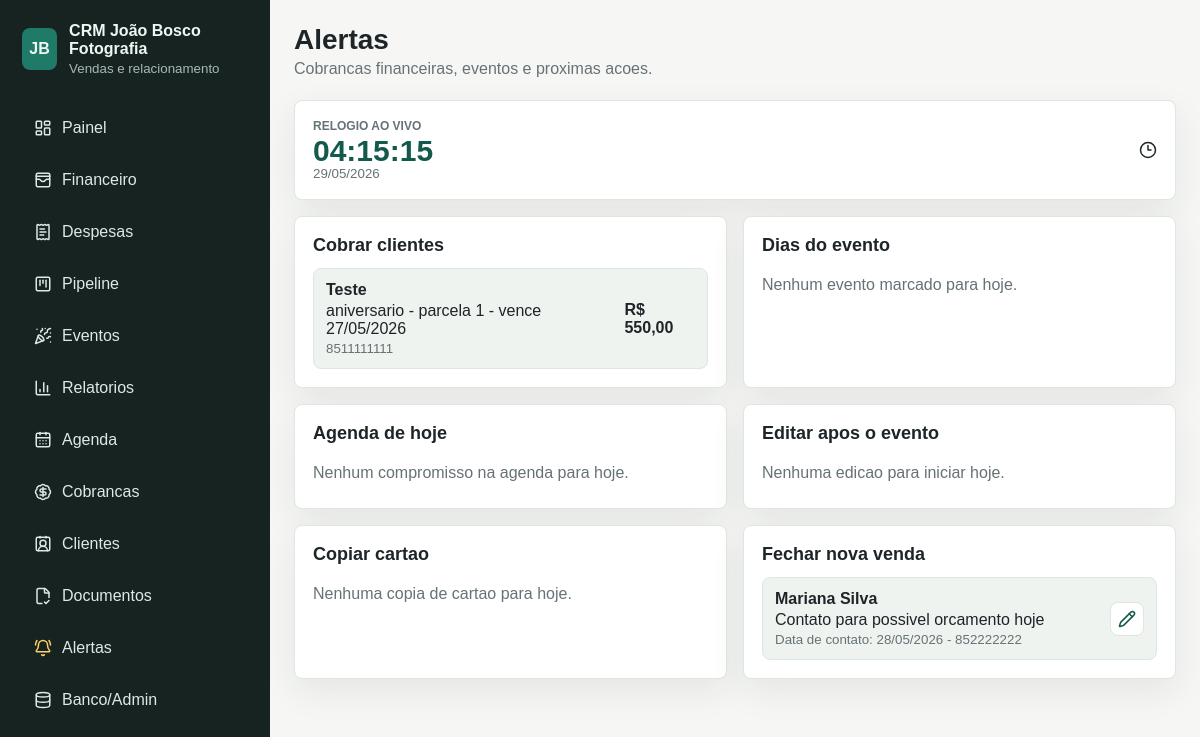
Before: /alertas/ with the older database file.
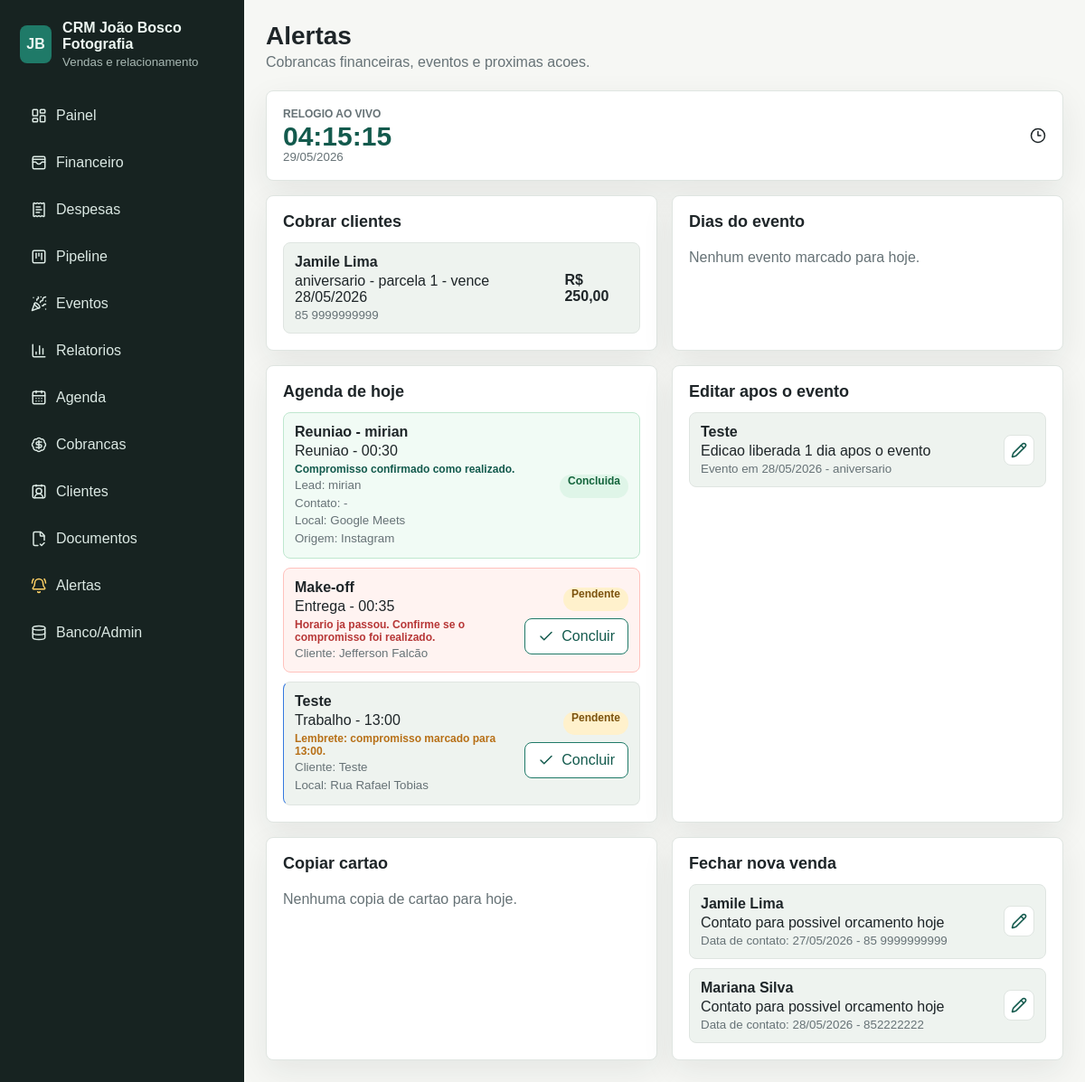
After: the same page with the newer database file.
### crm/models.py (models this page shows, shortened)
class Parcela(models.Model):
    STATUS_CHOICES = [
        ("pendente", "Pendente"),
        ("pago", "Pago"),
        ("atrasado", "Atrasado"),
    ]
    venda = models.ForeignKey(Venda, on_delete=models.CASCADE, related_name="parcelas")
    numero = models.PositiveIntegerField()
    valor = models.DecimalField(max_digits=10, decimal_places=2)
    vencimento = models.DateField()
    data_pagamento = models.DateField(null=True, blank=True)
    status = models.CharField(max_length=20, choices=STATUS_CHOICES, default="pendente")
    lembrete_em = models.DateField(null=True, blank=True)
    observacoes = models.TextField(blank=True)
    criado_em = models.DateTimeField(auto_now_add=True)
    class Meta:
        ordering = ["vencimento", "numero"]
        unique_together = ["venda", "numero"]

class Venda(models.Model):
    STATUS_CHOICES = [
        ("pendente", "Pendente"),
        ("pago", "Pago"),
        ("atrasado", "Atrasado"),
        ("cancelado", "Cancelado"),
    ]
    FORMA_CHOICES = [
        ("pix", "Pix"),
        ("dinheiro", "Dinheiro"),
        ("boleto", "Boleto"),
        ("cartao", "Cartao"),
        ("transferencia", "Transferencia"),
        ("outro", "Outro"),
    ]
    CONDICAO_CHOICES = [
        ("avista", "A vista"),
        ("parcelado", "Parcelado"),
    ]
    cliente = models.ForeignKey(Cliente, on_delete=models.CASCADE, related_name="vendas")
    titulo = models.CharField(max_length=160)
    data_venda = models.DateField(default=timezone.localdate)
    valor_total = models.DecimalField(max_digits=10, decimal_places=2)
    status = models.CharField(max_length=20, choices=STATUS_CHOICES, default="pendente")
    forma_pagamento = models.CharField(max_length=20, choices=FORMA_CHOICES, default="pix")
    condicao_pagamento = models.CharField(max_length=20, choices=CONDICAO_CHOICES, default="avista")
    quantidade_parcelas = models.PositiveIntegerField(default=1)
    observacoes = models.TextField(blank=True)
    criado_em = models.DateTimeField(auto_now_add=True)
    atualizado_em = models.DateTimeField(auto_now=True)
    class Meta:
        ordering = ["-data_venda", "-id"]

class Cliente(models.Model):
    nome = models.CharField(max_length=160)
    telefone = models.CharField(max_length=30, blank=True)
    email = models.EmailField(blank=True)
    origem = models.CharField(max_length=80, blank=True)
    tipo_evento = models.CharField(max_length=100, blank=True)
    data_evento = models.DateField(null=True, blank=True)
    proxima_oportunidade = models.DateField(
        null=True,
        blank=True,
        help_text="Data prevista para tentar uma nova venda.",
    )
    observacoes = models.TextField(blank=True)
    criado_em = models.DateTimeField(auto_now_add=True)
    atualizado_em = models.DateTimeField(auto_now=True)
    class Meta:
        ordering = ["nome"]
    @property
    def precisa_alerta_recompra(self):
        return bool(self.proxima_oportunidade and self.proxima_oportunidade <= timezone.localdate())

class Tarefa(models.Model):
    TIPO_CHOICES = [
        ("trabalho", "Trabalho"),
        ("tarefa", "Tarefa"),
        ("pagamento", "Pagamento"),
        ("reuniao", "Reuniao"),
        ("entrega", "Entrega"),
        ("lembrete", "Lembrete"),
    ]
    STATUS_CHOICES = [
        ("pendente", "Pendente"),
        ("concluida", "Concluida"),
        ("atrasada", "Atrasada"),
    ]
    cliente = models.ForeignKey(Cliente, on_delete=models.SET_NULL, null=True, blank=True, related_name="tarefas")
    evento = models.OneToOneField(
        "Evento",
        on_delete=models.CASCADE,
        null=True,
        blank=True,
        related_name="agenda_trabalho",
    )
    titulo = models.CharField(max_length=160)
    tipo = models.CharField(max_length=20, choices=TIPO_CHOICES, default="tarefa")
    data = models.DateField(default=timezone.localdate)
    hora = models.TimeField(null=True, blank=True)
    status = models.CharField(max_length=20, choices=STATUS_CHOICES, default="pendente")
    descricao = models.TextField(blank=True)
    criado_em = models.DateTimeField(auto_now_add=True)
    class Meta:
        ordering = ["data", "hora", "titulo"]

class Evento(models.Model):
    TIPO_CHOICES = [
        ("casamento", "Casamento"),
        ("pre_wedding", "Pre-wedding"),
        ("ensaio_casal", "Ensaio de casal"),
        ("ensaio_familia", "Ensaio de familia"),
        ("gestante", "Gestante"),
        ("newborn", "Newborn"),
        ("acompanhamento_bebe", "Acompanhamento de bebe"),
        ("batizado", "Batizado"),
        ("aniversario", "Aniversario"),
        ("aniversario_infantil", "Aniversario infantil"),
        ("debutante", "15 anos / debutante"),
        ("formatura", "Formatura"),
        ("corporativo", "Corporativo"),
        ("evento_social", "Evento social"),
        ("evento_religioso", "Evento religioso"),
        ("ensaio_feminino", "Ensaio feminino"),
        ("ensaio_masculino", "Ensaio masculino"),
        ("retrato_profissional", "Retrato profissional"),
        ("branding", "Branding pessoal"),
        ("produto", "Produto"),
        ("imobiliario", "Imobiliario"),
        ("esportivo", "Esportivo"),
        ("pet", "Pet"),
        ("outro", "Outro"),
    ]
    cliente = models.ForeignKey(Cliente, on_delete=models.SET_NULL, null=True, blank=True, related_name="eventos")
    venda = models.OneToOneField(Venda, on_delete=models.SET_NULL, null=True, blank=True, related_name="evento")
    nome = models.CharField(max_length=160)
    tipo_evento = models.CharField(max_length=100, choices=TIPO_CHOICES, blank=True)
    data_festa = models.DateField(null=True, blank=True)
    horario = models.TimeField(null=True, blank=True)
    contato = models.CharField(max_length=80, blank=True)
    local_evento = models.CharField(max_length=180, blank=True)
    em_buffet = models.BooleanField(default=False)
    valor_cobrado = models.DecimalField(max_digits=10, decimal_places=2, default=0)
    forma_pagamento = models.CharField(max_length=20, choices=Venda.FORMA_CHOICES, default="pix")
    pagamento_recebido = models.BooleanField(default=False)
    quantidade_parcelas = models.PositiveIntegerField(default=1)
    primeira_parcela = models.DateField(null=True, blank=True)
    observacoes = models.TextField(blank=True)
    criado_em = models.DateTimeField(auto_now_add=True)
    atualizado_em = models.DateTimeField(auto_now=True)
    class Meta:
        ordering = ["data_festa", "horario", "nome"]

### crm/views.py (the view)
# urls.py: path("alertas/", views.alertas, name="alertas"),
def alertas(request):
    hoje = timezone.localdate()
    agora = timezone.localtime()
    parcelas = Parcela.objects.select_related("venda", "venda__cliente").exclude(status="pago").filter(
        Q(vencimento__lt=hoje) | Q(lembrete_em__lte=hoje)
    )
    compromissos_hoje = list(
        Tarefa.objects.select_related("cliente", "evento", "evento__cliente").filter(data=hoje).order_by("hora", "titulo")
    )
    for tarefa in compromissos_hoje:
        tarefa.alerta_estado = "sem-hora"
        tarefa.alerta_mensagem = "Compromisso de hoje sem horario definido."
        tarefa.pode_marcar_concluido = tarefa.status != "concluida"
        if tarefa.status == "concluida":
            tarefa.alerta_estado = "concluida"
            tarefa.alerta_mensagem = "Compromisso confirmado como realizado."
        elif tarefa.hora:
            inicio = timezone.make_aware(datetime.combine(hoje, tarefa.hora), timezone.get_current_timezone())
            minutos = int((inicio - agora).total_seconds() // 60)
            if minutos > 15:
                tarefa.alerta_estado = "lembrete"
                tarefa.alerta_mensagem = f"Lembrete: compromisso marcado para {tarefa.hora:%H:%M}."
            elif minutos >= 0:
                tarefa.alerta_estado = "alerta"
                tarefa.alerta_mensagem = "Alerta: faltam 15 minutos ou menos. Nao perca este compromisso."
            else:
                tarefa.alerta_estado = "passado"
                tarefa.alerta_mensagem = "Horario ja passou. Confirme se o compromisso foi realizado."
    clientes_recompra = [cliente for cliente in Cliente.objects.all() if cliente.precisa_alerta_recompra]
    clientes_evento_hoje = Cliente.objects.filter(data_evento=hoje)
    clientes_edicao = Cliente.objects.filter(data_evento=hoje - timedelta(days=1))
    clientes_copia_cartao = Cliente.objects.none()
    if hoje.weekday() == 0:
        clientes_copia_cartao = Cliente.objects.filter(data_evento__range=(hoje - timedelta(days=7), hoje - timedelta(days=1)))
    lembretes_anuais = LembreteAnual.objects.select_related("cliente", "evento").filter(
        data_alerta__lte=hoje,
        data_proximo_evento__gte=hoje,
    )
    return render(
        request,
        "crm/alertas.html",
        {
            "parcelas": parcelas,
            "compromissos_hoje": compromissos_hoje,
            "clientes_recompra": clientes_recompra,
            "clientes_evento_hoje": clientes_evento_hoje,
            "clientes_edicao": clientes_edicao,
            "clientes_copia_cartao": clientes_copia_cartao,
            "lembretes_anuais": lembretes_anuais,
            "hoje": hoje,
            "agora": agora,
        },
    )

### crm/templatetags/crm_format.py (called while the page is built)
@register.filter
def brl(valor):
    try:
        numero = Decimal(valor or 0)
    except (InvalidOperation, TypeError, ValueError):
        numero = Decimal("0")
    texto = f"{numero:,.2f}"
    texto = texto.replace(",", "X").replace(".", ",").replace("X", ".")
    return f"R$ {texto}"

### templates/crm/alertas.html (shortened to what the changed rows need)
{% extends "base.html" %}
{% load crm_format %}
{% block page_title %}Alertas{% endblock %}
{% block content %}
<section class="alert-grid">
  <div class="panel">
    <div class="panel-head"><h2>Cobrar clientes</h2></div>
    <div class="list">
      {% for parcela in parcelas %}
        <div class="list-row alert-card" role="button" tabindex="0">
          <div>
            <strong>{{ parcela.venda.cliente.nome }}</strong>
            <span>{{ parcela.venda.titulo }} - parcela {{ parcela.numero }} - vence {{ parcela.vencimento|date:"d/m/Y" }}</span>
            <small>{{ parcela.venda.cliente.telefone }} {{ parcela.venda.cliente.email }}</small>
          </div>
          <b>{{ parcela.valor|brl }}</b>
        </div>
      {% empty %}
        <p class="empty">Nenhuma cobranca para hoje.</p>
      {% endfor %}
    </div>
  </div>
  <div class="panel">
    <div class="panel-head"><h2>Dias do evento</h2></div>
  </div>
  <div class="panel">
    <div class="panel-head"><h2>Agenda de hoje</h2></div>
    <div class="list">
      {% for tarefa in compromissos_hoje %}
        <div class="list-row alert-card agenda-alert-card {{ tarefa.tipo }} {{ tarefa.alerta_estado }}" role="button" tabindex="0">
          <div>
            <strong>{{ tarefa.titulo }}</strong>
            <span>{{ tarefa.get_tipo_display }}{% if tarefa.hora %} - {{ tarefa.hora|time:"H:i" }}{% endif %}</span>
            <em class="agenda-alert-message">{{ tarefa.alerta_mensagem }}</em>
            <small class="agenda-alert-meta">
              {% if tarefa.evento %}
                <span>Cliente: {% if tarefa.evento.cliente %}{{ tarefa.evento.cliente.nome }}{% else %}{{ tarefa.evento.nome }}{% endif %}</span>
                {% if tarefa.evento.local_evento %}<span>Local: {{ tarefa.evento.local_evento }}</span>{% endif %}
              {% elif tarefa.cliente %}
                <span>Cliente: {{ tarefa.cliente.nome }}</span>
              {% else %}
                {% for linha in tarefa.descricao.splitlines %}
                  {% if linha %}<span>{{ linha }}</span>{% endif %}
                {% empty %}
                  <span>Sem detalhes adicionais.</span>
                {% endfor %}
              {% endif %}
            </small>
          </div>
          <div class="agenda-alert-actions">
            <span class="badge {{ tarefa.status }}">{{ tarefa.get_status_display }}</span>
            {% if tarefa.pode_marcar_concluido %}
              <form class="inline-form alert-card-action" method="post" action="{% url 'tarefa_marcar_concluida' tarefa.pk %}">
                <button class="button ghost compact-button" type="submit"><i data-lucide="check"></i>Concluir</button>
              </form>
            {% endif %}
          </div>
        </div>
      {% empty %}
        <p class="empty">Nenhum compromisso na agenda para hoje.</p>
      {% endfor %}
    </div>
  </div>
  <div class="panel">
    <div class="panel-head"><h2>Editar apos o evento</h2></div>
    <div class="list">
      {% for cliente in clientes_edicao %}
        <div class="list-row alert-card" role="button" tabindex="0">
          <div>
            <strong>{{ cliente.nome }}</strong>
            <span>Edicao liberada 1 dia apos o evento</span>
            <small>Evento em {{ cliente.data_evento|date:"d/m/Y" }} - {{ cliente.tipo_evento }}</small>
          </div>
          <a class="icon-link alert-card-action" href="{% url 'cliente_editar' cliente.pk %}" title="Editar cliente"><i data-lucide="pencil"></i></a>
        </div>
      {% empty %}
        <p class="empty">Nenhuma edicao para iniciar hoje.</p>
      {% endfor %}
    </div>
  </div>
  <div class="panel">
    <div class="panel-head"><h2>Copiar cartao</h2></div>
  </div>
  <div class="panel{% if clientes_recompra %} attention-panel{% endif %}">
    <div class="panel-head"><h2>Fechar nova venda</h2></div>
    <div class="list">
      {% for cliente in clientes_recompra %}
        <div class="list-row alert-card" role="button" tabindex="0">
          <div>
            <strong>{{ cliente.nome }}</strong>
            <span>Contato para possivel orcamento hoje</span>
            <small>Data de contato: {{ cliente.proxima_oportunidade|date:"d/m/Y" }} - {{ cliente.telefone }}</small>
          </div>
          <a class="icon-link alert-card-action" href="{% url 'cliente_editar' cliente.pk %}" title="Editar cliente"><i data-lucide="pencil"></i></a>
        </div>
      {% empty %}
        <p class="empty">Nenhum contato de oportunidade para hoje.</p>
      {% endfor %}
    </div>
  </div>
</section>
{% endblock %}

Changed rows visible on the page:
no longer on this page (row edited): Parcela: venda.cliente.nome "Teste", venda.titulo "aniversario", numero "1", vencimento "27/05/2026", venda.cliente.telefone "8511111111", valor|brl "R$ 550,00"
now on this page (row edited): Parcela: venda.cliente.nome "Jamile Lima", venda.titulo "aniversario", numero "1", vencimento "28/05/2026", venda.cliente.telefone "85 9999999999", valor|brl "R$ 250,00"
added Tarefa: titulo "Reuniao - mirian", tipo "Reuniao", hora "00:30", alerta_mensagem "Compromisso confirmado como realizado.", splitlines "Lead: mirian" "Contato: -" "Local: Google Meets" "Origem: Instagram", status "Concluida"
now on this page (row edited): Tarefa: titulo "Make-off", tipo "Entrega", hora "00:35", alerta_mensagem "Horario ja passou. Confirme se o compromisso foi realizado.", cliente.nome "Jefferson Falcão", status "Pendente", shows "Concluir"
added Tarefa: titulo "Teste", tipo "Trabalho", hora "13:00", alerta_mensagem "Lembrete: compromisso marcado para 13:00.", evento.cliente.nome "Teste", evento.local_evento "Rua Rafael Tobias", status "Pendente", shows "Concluir"
now on this page (row edited): Cliente: nome "Teste", data_evento "28/05/2026", tipo_evento "aniversario", shown under "Editar apos o evento"
now on this page (row edited): Cliente: nome "Jamile Lima", proxima_oportunidade "27/05/2026", telefone "85 9999999999", shown under "Fechar nova venda"
Other visible differences:
text no longer shown: "Nenhum compromisso na agenda para hoje. Nenhuma edicao para iniciar hoje."
